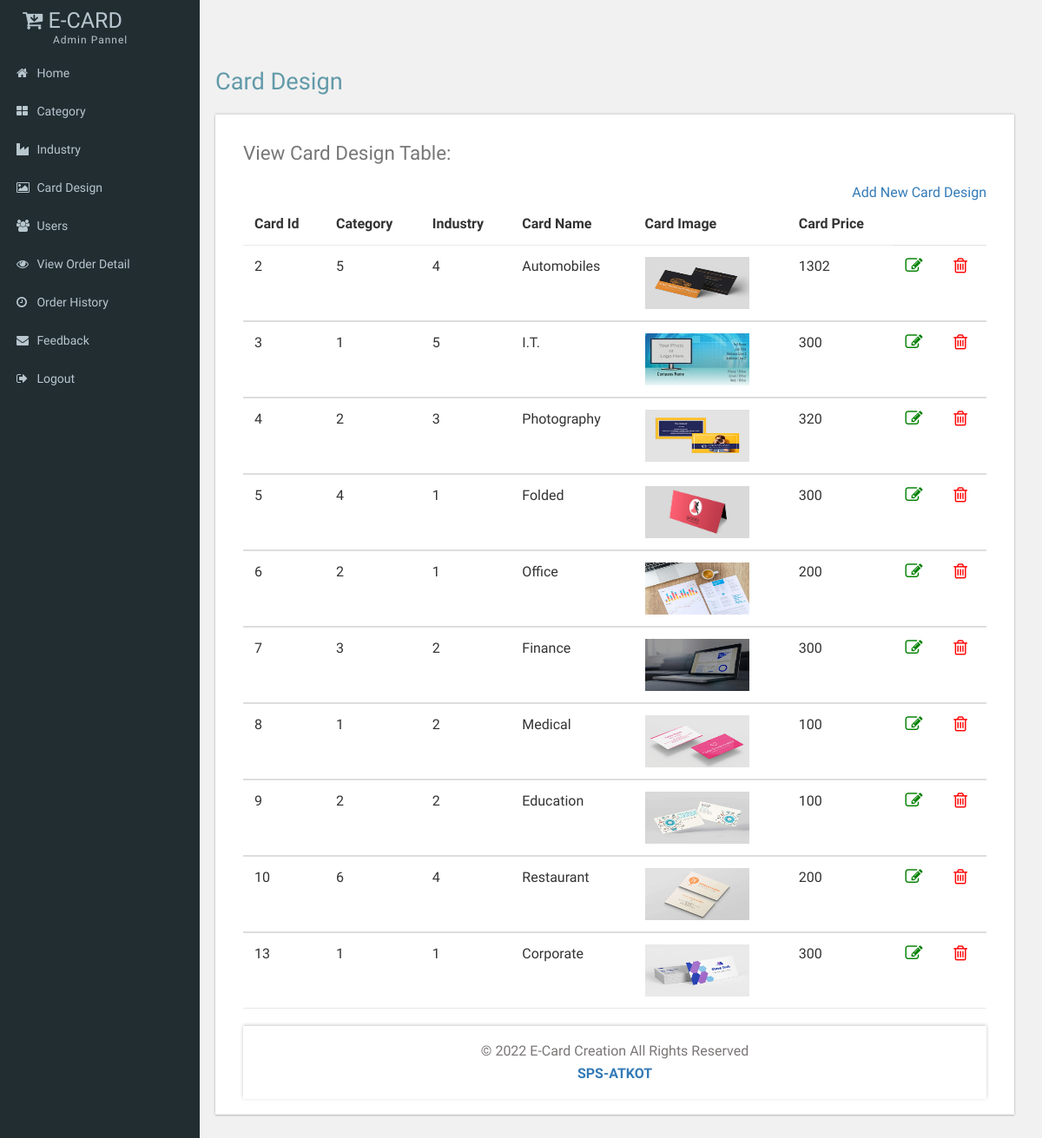
Screenshot of /CardDesign.php (signed in) with the database file from the repository.
### tables this page shows
CREATE TABLE `card_info` (
  `Card_id` int(5) NOT NULL,
  `Category` text NOT NULL,
  `Industry` text NOT NULL,
  `Name` text NOT NULL,
  `Image` text NOT NULL,
  `Price` int(5) NOT NULL
);

### web/CardDesign.php (the view, shortened to what this page needs)
		<?php
include "Header.php";
?>
		<div id="page-wrapper">
			<div class="main-page">
				<div class="tables">
					<h3 class="title1">Card Design</h3>
					<div class="panel-body widget-shadow">
						<h4>View Card Design Table:</h4>
<a href="CardDesignAddNew.php"
style="float:right">Add New Card Design</a>
						<table class="table">
							<thead>
								<tr>
								<th>Card Id</th>
								<th>Category</th>
								<th>Industry</th>
								<th>Card Name</th>
								  <th>Card Image</th>
								   <th>Card Price</th>
								  </tr>
							</thead>
<?php
include "Connection.php";
$query="SELECT * FROM card_info";
$c=mysqli_query($con,$query);
while($row=mysqli_fetch_array($c))
{
	?>
	<tbody>
	<tr>
		<td><?php echo $row['Card_id'];?></td>
		<td><?php echo $row['Category'];?></td>
		<td><?php echo $row['Industry'];?></td>
		<td><?php echo $row['Name'];?></td>
		<td><img src="upload/<?php echo $row['Image'];?>" height=60 width=120/></td>
		<td><?php echo $row['Price'];?></td>
		<td>
			<a href="CardDesignEdit.php?id=<?php echo $row['Card_id'];?>">  <i style="font-size:20px; color:green" class="fa fa-pencil-square-o" aria-hidden="true"></i></a></a>
		</td>
		<td>
		<a class="dropdown-item" onclick="return confirm('Are you sure you want to delete this record');
		"href="CardDesignDelete.php?id=<?php echo $row['Card_id'];?>" onclick="return checkdelete()"><i style="font-size:20px; color:red" class="fa fa-trash-o" aria-hidden="true"></i></a>
		</td>
	</tr>
	</tbody>
	<?php
}
?>
</table>
<?php
include "Footer.php";
?>

### web/Header.php (shortened to what this page needs)
<!DOCTYPE HTML>
<html>
<head>
<link href="css/bootstrap.css" rel='stylesheet' type='text/css' />
<link href="css/style.css" rel='stylesheet' type='text/css' />
<link href="css/font-awesome.css" rel="stylesheet">
<link href='css/SidebarNav.min.css' media='all' rel='stylesheet' type='text/css'/>
<link href="css/custom.css" rel="stylesheet">
					<link href="css/owl.carousel.css" rel="stylesheet">
</head>
<body class="cbp-spmenu-push">
	<div class="main-content">
	<div class="cbp-spmenu cbp-spmenu-vertical cbp-spmenu-left" id="cbp-spmenu-s1">
		<aside class="sidebar-left">
      <nav class="navbar navbar-inverse">
          <div class="navbar-header">
            <h1><a class="navbar-brand" href="index.php"><span class="fa fa-cart-arrow-down"></span> E-Card<span class="dashboard_text">Admin Pannel</span></a></h1>
          </div>
          <div class="collapse navbar-collapse" id="bs-example-navbar-collapse-1">
            <ul class="sidebar-menu">
              <li class="treeview">
                <a href="index.php">
                <i class="fa fa-home"></i> <span>Home</span>
                </a>
              </li>
			  <li class="treeview">
                <a href="category.php">
                <i class="fa fa-th-large"></i> <span>Category</span>
                </a>
              </li>
			  <li class="treeview">
                <a href="Industry.php">
                <i class="fa fa-industry"></i> <span>Industry</span>
                </a>
              </li>
			  <li class="treeview">
                <a href="CardDesign.php">
                <i class="fa fa-picture-o"></i> <span>Card Design</span>
                </a>
              </li>
			   <li class="treeview">
                <a href="Users.php">
                <i class="fa fa-users"></i>
                <span>Users</span>
                </a>
              </li>
              <li class="treeview">
                <a href="ViewOrderDetail.php">
                <i class="fa fa-eye"></i>
                <span>View Order Detail </span>
                </a>
              </li>
			   <li class="treeview">
                <a href="OrderHistory.php">
                <i class="fa fa-clock-o"></i>
                <span>Order History</span>
                </a>
              </li>
			  			  <li class="treeview">
                <a href="ContactUs.php">
                <i class="fa fa-envelope"></i>
                <span> Feedback</span>
                </a>
              </li>
			  			  <li class="treeview">
                <a href="logout.php?logout">
                <i class="fa fa-sign-out"></i>
                <span> Logout</span>
                </a>
              </li>
            </ul>
          </div>
      </nav>
    </aside>
	</div>

### web/Footer.php (shortened to what this page needs)
	<div class="footer">
	   <p>&copy; 2022 E-Card Creation All Rights Reserved <br>
            <a href="">SPS-ATKOT</a>
        </p></div>
</body>
</html>

### web/css/custom.css (style rules this page uses)
#page-wrapper { padding:5em 2em 2.5em; background-color: #F1F1F1; }

### rows the page displays
card_info: Card_id "2", Category "5", Industry "4", Name "Automobiles", Image (picture), Price "1302"
card_info: Card_id "3", Category "1", Industry "5", Name "I.T.", Image (picture), Price "300"
card_info: Card_id "4", Category "2", Industry "3", Name "Photography", Image (picture), Price "320"
card_info: Card_id "5", Category "4", Industry "1", Name "Folded", Image (picture), Price "300"
card_info: Card_id "6", Category "2", Industry "1", Name "Office", Image (picture), Price "200"
card_info: Card_id "7", Category "3", Industry "2", Name "Finance", Image (picture), Price "300"
card_info: Card_id "8", Category "1", Industry "2", Name "Medical", Image (picture), Price "100"
card_info: Card_id "9", Category "2", Industry "2", Name "Education", Image (picture), Price "100"
card_info: Card_id "10", Category "6", Industry "4", Name "Restaurant", Image (picture), Price "200"
card_info: Card_id "13", Category "1", Industry "1", Name "Corporate", Image (picture), Price "300"
